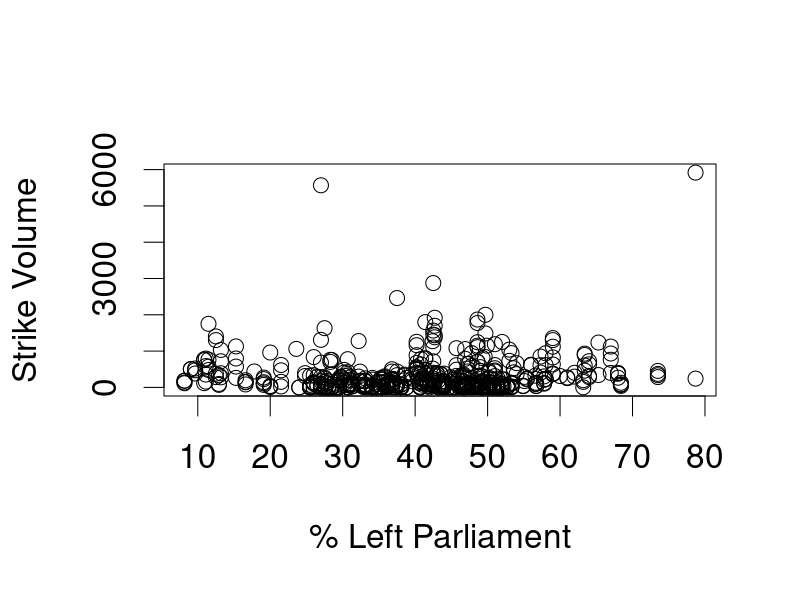
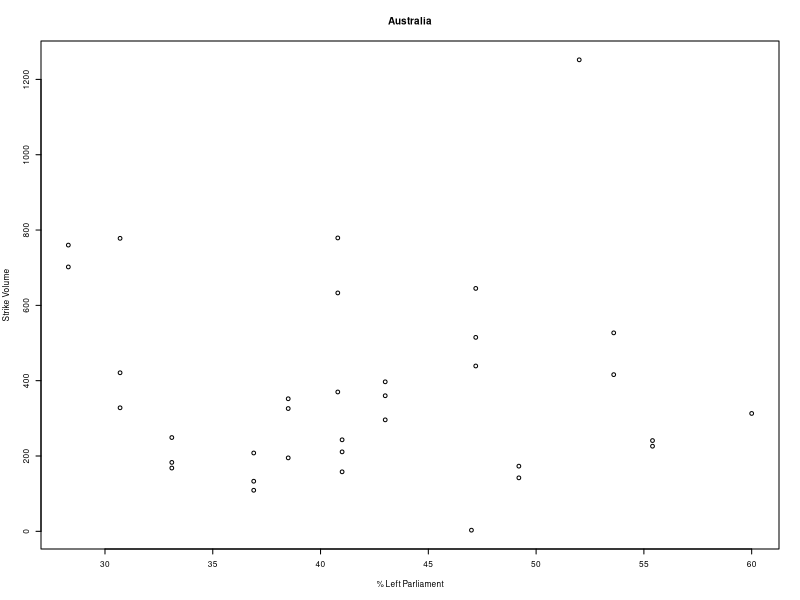
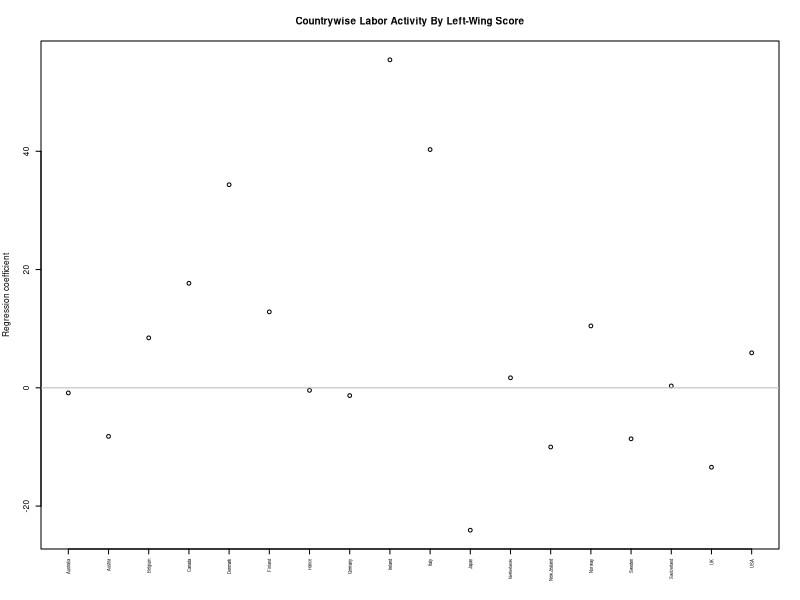

Source code (R) for these figures, in order:
## ---- chunk 1
setwd("/Users/ankitashankhdhar/Documents/Grad 2nd yr/Comp Stats/Lecture Notes")
strike <- read.csv("strikes.csv")
names(strike)
strike[1,]
## ---- chunk 2
par(cex=2)
plot(strike$left.parliament,strike$strike.volume,
     xlab="% Left Parliament",ylab="Strike Volume")
## ---- chunk 3
par(cex=0.5)
plot(strike$left.parliament[strike$country=="Australia"],strike$strike.volume[strike$country=="Australia"],
     xlab="% Left Parliament",ylab="Strike Volume",main="Australia")
## ---- chunk 4
# function takes unqiue values from a vector and returns them (just returns the distinct countries)
coefs <- data.frame(country=unique(strike$country),int=NA,slope=NA)
  #loop through rows of data
  for (i in 1:dim(coefs)[1]){
    # select strikes for countriy at i
    temp <- strike[strike$country==coefs$country[i],]
    # fits the model y~x (lm for linear models)
    coefs[i,2:3] <- lm(strike.volume~left.parliament,data=temp)$coef
  }  
head(coefs)
## ---- chunk 5
fit.for.one.country <- function(one.country.data){
  coef <- 
    lm(strike.volume~left.parliament,data=one.country.data)$coef
  return(coef)
}
## ---- chunk 6
datasets <- split(strike,strike$country)
names(datasets)
## ---- chunk 7
fits <- sapply(datasets,fit.for.one.country)
fits[1:2,1:3]
## ---- chunk 8
par(cex=0.5)
plot(fits[2,],xaxt="n",xlab="",ylab="Regression coefficient", 
     main="Countrywise Labor Activity By Left-Wing Score")
axis(side=1,at=seq(along=colnames(fits)),labels=colnames(fits),
las=2,cex.axis=0.5)
abline(h=0,col="grey")
